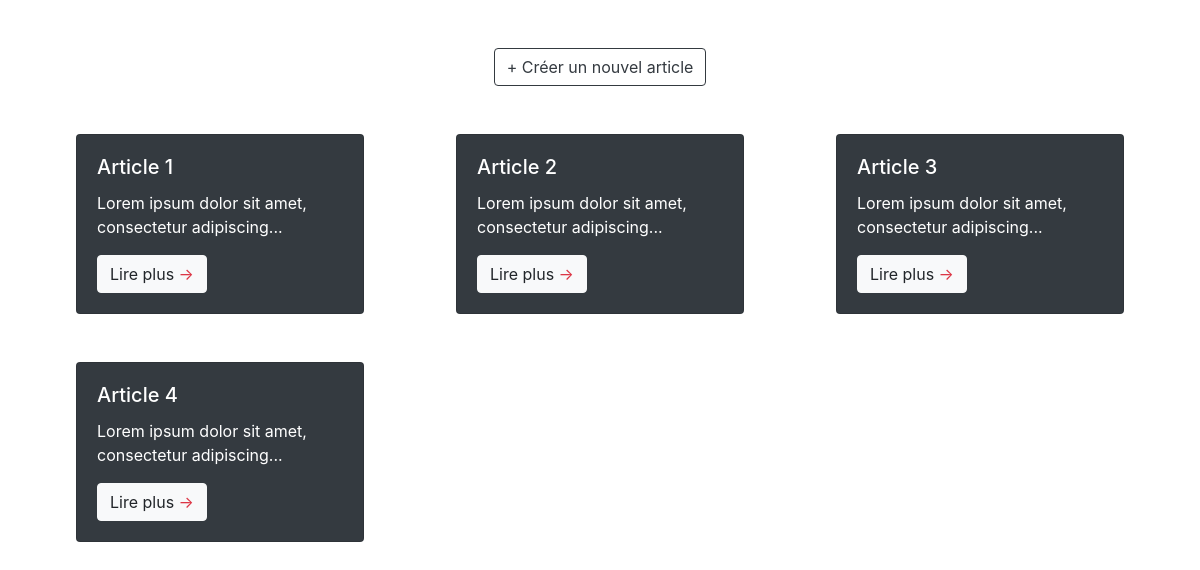
The page / on the database its author committed.
### tables this page shows
CREATE TABLE `articles` (
  `id` int(11) NOT NULL,
  `title` varchar(255) NOT NULL,
  `content` text NOT NULL
);

### index.php (the view, shortened to what this page needs)
<?php include "db_connection.php"; ?>
<!DOCTYPE html>
<html lang="fr">
<head>
    <link rel="stylesheet" href="https://stackpath.bootstrapcdn.com/bootstrap/4.5.2/css/bootstrap.min.css">
</head>
<body>
    <div class="container mt-5">
        <div class="text-center">
            <a href="create.php" class="btn btn-outline-dark">+ Créer un nouvel article</a>
        </div>
        <div class="row">
            <?php
                $req = $bdd->query('SELECT * FROM articles');
                while($data = $req->fetch()) {
                    ?><div class="col-12 col-lg-4 d-flex justify-content-center">
                        <div class="card text-white bg-dark mt-5" style="width: 18rem;">
                            <div class="card-body">
                                <h5 class="card-title"><?php echo htmlspecialchars($data['title']); ?></h5>
                                <p class="card-text"><?php echo htmlspecialchars(substr($data['content'], 0, 50)); ?>...</p>
                                <a href="detail.php?id=<?php echo htmlspecialchars($data['id']); ?>" class="btn btn-light">Lire plus <span class="text-danger">&rarr;</span></a>
                            </div>
                        </div>
                    </div><?php }
            ?>
        </div>
    </div>
</body>
</html>

### rows shown on the page
articles: title "Article 1", content "Lorem ipsum dolor sit amet, consectetur adipiscing"
articles: title "Article 2", content "Lorem ipsum dolor sit amet, consectetur adipiscing"
articles: title "Article 3", content "Lorem ipsum dolor sit amet, consectetur adipiscing"
articles: title "Article 4", content "Lorem ipsum dolor sit amet, consectetur adipiscing"
